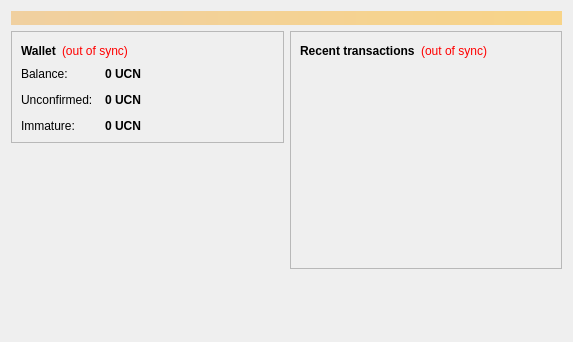
<?xml version="1.0" encoding="UTF-8"?>
<ui version="4.0">
 <class>OverviewPage</class>
 <widget class="QWidget" name="OverviewPage">
  <property name="geometry">
   <rect>
    <x>0</x>
    <y>0</y>
    <width>573</width>
    <height>342</height>
   </rect>
  </property>
  <property name="windowTitle">
   <string>Form</string>
  </property>
  <layout class="QVBoxLayout" name="topLayout">
   <item>
    <widget class="QLabel" name="labelAlerts">
     <property name="visible">
      <bool>false</bool>
     </property>
     <property name="styleSheet">
      <string notr="true">background-color: qlineargradient(x1: 0, y1: 0, x2: 1, y2: 0, stop:0 #F0D0A0, stop:1 #F8D488); color:#000000;</string>
     </property>
     <property name="wordWrap">
      <bool>true</bool>
     </property>
     <property name="margin">
      <number>3</number>
     </property>
    </widget>
   </item>
   <item>
    <layout class="QHBoxLayout" name="horizontalLayout" stretch="1,1">
     <item>
      <layout class="QVBoxLayout" name="verticalLayout_2">
       <item>
        <widget class="QFrame" name="frame">
         <property name="frameShape">
          <enum>QFrame::StyledPanel</enum>
         </property>
         <property name="frameShadow">
          <enum>QFrame::Raised</enum>
         </property>
         <layout class="QVBoxLayout" name="verticalLayout_4">
          <item>
           <layout class="QHBoxLayout" name="horizontalLayout_4">
            <item>
             <widget class="QLabel" name="label_5">
              <property name="font">
               <font>
                <weight>75</weight>
                <bold>true</bold>
               </font>
              </property>
              <property name="text">
               <string>Wallet</string>
              </property>
             </widget>
            </item>
            <item>
             <widget class="QLabel" name="labelWalletStatus">
              <property name="toolTip">
               <string>The displayed information may be out of date. Your wallet automatically synchronizes with the Unknowncoin network after a connection is established, but this process has not completed yet.</string>
              </property>
              <property name="styleSheet">
               <string notr="true">QLabel { color: red; }</string>
              </property>
              <property name="text">
               <string notr="true">(out of sync)</string>
              </property>
              <property name="alignment">
               <set>Qt::AlignLeading|Qt::AlignLeft|Qt::AlignVCenter</set>
              </property>
             </widget>
            </item>
            <item>
             <spacer name="horizontalSpacer_2">
              <property name="orientation">
               <enum>Qt::Horizontal</enum>
              </property>
              <property name="sizeHint" stdset="0">
               <size>
                <width>40</width>
                <height>20</height>
               </size>
              </property>
             </spacer>
            </item>
           </layout>
          </item>
          <item>
           <layout class="QFormLayout" name="formLayout_2">
            <property name="fieldGrowthPolicy">
             <enum>QFormLayout::AllNonFixedFieldsGrow</enum>
            </property>
            <property name="horizontalSpacing">
             <number>12</number>
            </property>
            <property name="verticalSpacing">
             <number>12</number>
            </property>
            <item row="0" column="0">
             <widget class="QLabel" name="label">
              <property name="text">
               <string>Balance:</string>
              </property>
             </widget>
            </item>
            <item row="0" column="1">
             <widget class="QLabel" name="labelBalance">
              <property name="font">
               <font>
                <weight>75</weight>
                <bold>true</bold>
               </font>
              </property>
              <property name="cursor">
               <cursorShape>IBeamCursor</cursorShape>
              </property>
              <property name="toolTip">
               <string>Your current balance</string>
              </property>
              <property name="text">
               <string notr="true">0 UCN</string>
              </property>
              <property name="textInteractionFlags">
               <set>Qt::LinksAccessibleByMouse|Qt::TextSelectableByKeyboard|Qt::TextSelectableByMouse</set>
              </property>
             </widget>
            </item>
            <item row="1" column="0">
             <widget class="QLabel" name="label_3">
              <property name="text">
               <string>Unconfirmed:</string>
              </property>
             </widget>
            </item>
            <item row="1" column="1">
             <widget class="QLabel" name="labelUnconfirmed">
              <property name="font">
               <font>
                <weight>75</weight>
                <bold>true</bold>
               </font>
              </property>
              <property name="cursor">
               <cursorShape>IBeamCursor</cursorShape>
              </property>
              <property name="toolTip">
               <string>Total of transactions that have yet to be confirmed, and do not yet count toward the current balance</string>
              </property>
              <property name="text">
               <string notr="true">0 UCN</string>
              </property>
              <property name="textInteractionFlags">
               <set>Qt::LinksAccessibleByMouse|Qt::TextSelectableByKeyboard|Qt::TextSelectableByMouse</set>
              </property>
             </widget>
            </item>
            <item row="2" column="0">
             <widget class="QLabel" name="labelImmatureText">
              <property name="text">
               <string>Immature:</string>
              </property>
             </widget>
            </item>
            <item row="2" column="1">
             <widget class="QLabel" name="labelImmature">
              <property name="font">
               <font>
                <weight>75</weight>
                <bold>true</bold>
               </font>
              </property>
              <property name="toolTip">
               <string>Mined balance that has not yet matured</string>
              </property>
              <property name="text">
               <string notr="true">0 UCN</string>
              </property>
              <property name="textInteractionFlags">
               <set>Qt::LinksAccessibleByMouse|Qt::TextSelectableByKeyboard|Qt::TextSelectableByMouse</set>
              </property>
             </widget>
            </item>
           </layout>
          </item>
         </layout>
        </widget>
       </item>
       <item>
        <spacer name="verticalSpacer">
         <property name="orientation">
          <enum>Qt::Vertical</enum>
         </property>
         <property name="sizeHint" stdset="0">
          <size>
           <width>20</width>
           <height>40</height>
          </size>
         </property>
        </spacer>
       </item>
      </layout>
     </item>
     <item>
      <layout class="QVBoxLayout" name="verticalLayout_3">
       <item>
        <widget class="QFrame" name="frame_2">
         <property name="frameShape">
          <enum>QFrame::StyledPanel</enum>
         </property>
         <property name="frameShadow">
          <enum>QFrame::Raised</enum>
         </property>
         <layout class="QVBoxLayout" name="verticalLayout">
          <item>
           <layout class="QHBoxLayout" name="horizontalLayout_2">
            <item>
             <widget class="QLabel" name="label_4">
              <property name="text">
               <string>&lt;b&gt;Recent transactions&lt;/b&gt;</string>
              </property>
             </widget>
            </item>
            <item>
             <widget class="QLabel" name="labelTransactionsStatus">
              <property name="toolTip">
               <string>The displayed information may be out of date. Your wallet automatically synchronizes with the Unknowncoin network after a connection is established, but this process has not completed yet.</string>
              </property>
              <property name="styleSheet">
               <string notr="true">QLabel { color: red; }</string>
              </property>
              <property name="text">
               <string notr="true">(out of sync)</string>
              </property>
              <property name="alignment">
               <set>Qt::AlignRight|Qt::AlignTrailing|Qt::AlignVCenter</set>
              </property>
             </widget>
            </item>
            <item>
             <spacer name="horizontalSpacer">
              <property name="orientation">
               <enum>Qt::Horizontal</enum>
              </property>
              <property name="sizeHint" stdset="0">
               <size>
                <width>40</width>
                <height>20</height>
               </size>
              </property>
             </spacer>
            </item>
           </layout>
          </item>
          <item>
           <widget class="QListView" name="listTransactions">
            <property name="styleSheet">
             <string notr="true">QListView { background: transparent; }</string>
            </property>
            <property name="frameShape">
             <enum>QFrame::NoFrame</enum>
            </property>
            <property name="verticalScrollBarPolicy">
             <enum>Qt::ScrollBarAlwaysOff</enum>
            </property>
            <property name="horizontalScrollBarPolicy">
             <enum>Qt::ScrollBarAlwaysOff</enum>
            </property>
            <property name="selectionMode">
             <enum>QAbstractItemView::NoSelection</enum>
            </property>
           </widget>
          </item>
         </layout>
        </widget>
       </item>
       <item>
        <spacer name="verticalSpacer_2">
         <property name="orientation">
          <enum>Qt::Vertical</enum>
         </property>
         <property name="sizeHint" stdset="0">
          <size>
           <width>20</width>
           <height>40</height>
          </size>
         </property>
        </spacer>
       </item>
      </layout>
     </item>
    </layout>
   </item>
  </layout>
 </widget>
 <resources/>
 <connections/>
</ui>
